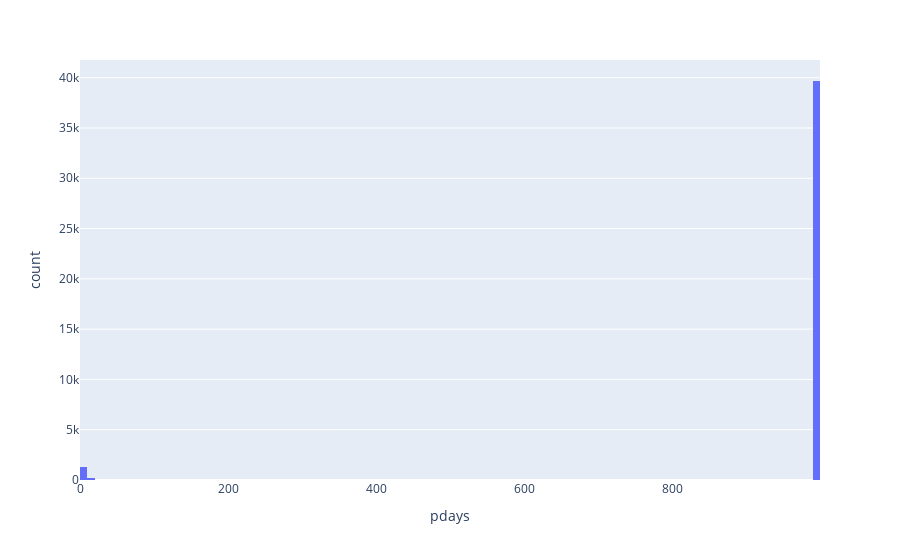

The notebook cell this image was saved under:
### Code cell
px.histogram(df,x='pdays',nbins=100)

### Figure 1 — Plotly figure (JSON) as saved in the notebook; plotly's stock layout.template omitted (floating-point values rounded to 4 significant figures; data arrays with more than 128 entries replaced by an {"elided": "..."} marker saying what was removed)
{"data": [{"bingroup": "x", "hovertemplate": "pdays=%{x}<br>count=%{y}<extra></extra>", "legendgroup": "", "marker": {"color": "#636efa", "pattern": {"shape": ""}}, "name": "", "nbinsx": 100, "orientation": "v", "showlegend": false, "type": "histogram", "x": {"elided": "41188 int values"}, "xaxis": "x", "yaxis": "y"}], "layout": {"barmode": "relative", "legend": {"tracegroupgap": 0}, "margin": {"t": 60}, "xaxis": {"anchor": "y", "domain": [0, 1], "title": {"text": "pdays"}}, "yaxis": {"anchor": "x", "domain": [0, 1], "title": {"text": "count"}}}}
